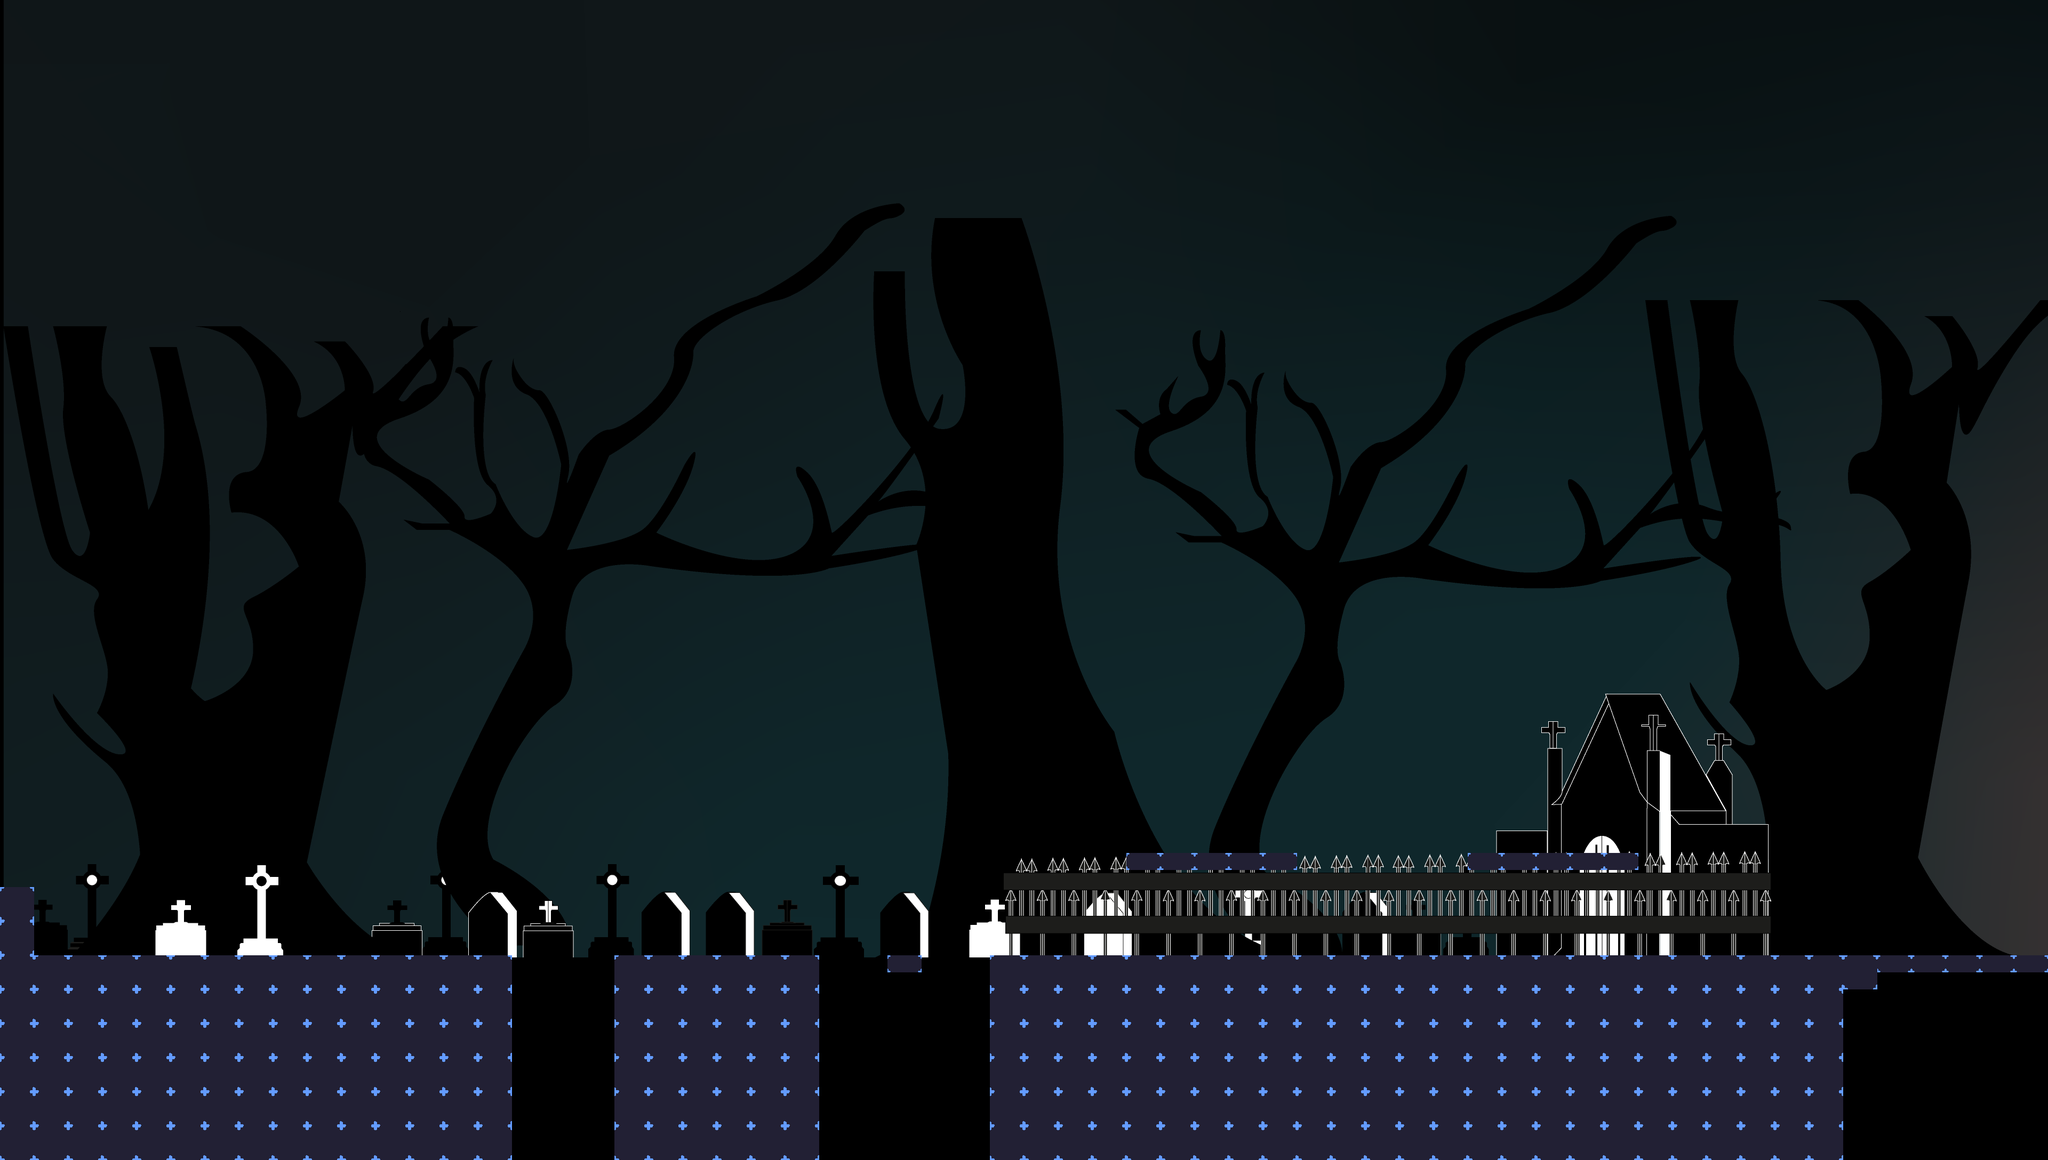

A 2D game scene composited from a Tiled map and its tileset images. What follows is a short description and the map's XML, with every tile layer's data as written:
An orthogonal 60x34 tile map with 64x64 px tiles, 1 tile layer (Block), 1 image layer and 15 objects (3x Ghost, 2x Shooter).

<map version="1.10" tiledversion="1.11.2" orientation="orthogonal" renderorder="right-down" width="60" height="34" tilewidth="64" tileheight="64" infinite="0" nextlayerid="6" nextobjectid="28">
 <editorsettings>
  <export target="mappa.lua" format="lua" />
 </editorsettings>
 <tileset firstgid="1" name="ph_tileset1" tilewidth="64" tileheight="64" tilecount="2" columns="2">
  <image source="ph_tileset1.png" width="128" height="64" />
 </tileset>
 <imagelayer id="5" name="Background" offsetx="6.4" offsety="-364.8">
  <image source="Background/Background_1.png" width="3840" height="2160" />
 </imagelayer>
 <layer id="1" name="Block" width="60" height="34">
  <data encoding="csv">
0,0,0,0,0,0,0,0,0,0,0,0,0,0,0,0,0,0,0,0,0,0,0,0,0,0,0,0,0,0,0,0,0,0,0,0,0,0,0,0,0,0,0,0,0,0,0,0,0,0,0,0,0,0,0,0,0,0,0,0,
0,0,0,0,0,0,0,0,0,0,0,0,0,0,0,0,0,0,0,0,0,0,0,0,0,0,0,0,0,0,0,0,0,0,0,0,0,0,0,0,0,0,0,0,0,0,0,0,0,0,0,0,0,0,0,0,0,0,0,0,
0,0,0,0,0,0,0,0,0,0,0,0,0,0,0,0,0,0,0,0,0,0,0,0,0,0,0,0,0,0,0,0,0,0,0,0,0,0,0,0,0,0,0,0,0,0,0,0,0,0,0,0,0,0,0,0,0,0,0,0,
0,0,0,0,0,0,0,0,0,0,0,0,0,0,0,0,0,0,0,0,0,0,0,0,0,0,0,0,0,0,0,0,0,0,0,0,0,0,0,0,0,0,0,0,0,0,0,0,0,0,0,0,0,0,0,0,0,0,0,0,
0,0,0,0,0,0,0,0,0,0,0,0,0,0,0,0,0,0,0,0,0,0,0,0,0,0,0,0,0,0,0,0,0,0,0,0,0,0,0,0,0,0,0,0,0,0,0,0,0,0,0,0,0,0,0,0,0,0,0,0,
0,0,0,0,0,0,0,0,0,0,0,0,0,0,0,0,0,0,0,0,0,0,0,0,0,0,0,0,0,0,0,0,0,0,0,0,0,0,0,0,0,0,0,0,0,0,0,0,0,0,0,0,0,0,0,0,0,0,0,0,
0,0,0,0,0,0,0,0,0,0,0,0,0,0,0,0,0,0,0,0,0,0,0,0,0,0,0,0,0,0,0,0,0,0,0,0,0,0,0,0,0,0,0,0,0,0,0,0,0,0,0,0,0,0,0,0,0,0,0,0,
0,0,0,0,0,0,0,0,0,0,0,0,0,0,0,0,0,0,0,0,0,0,0,0,0,0,0,0,0,0,0,0,0,0,0,0,0,0,0,0,0,0,0,0,0,0,0,0,0,0,0,0,0,0,0,0,0,0,0,0,
0,0,0,0,0,0,0,0,0,0,0,0,0,0,0,0,0,0,0,0,0,0,0,0,0,0,0,0,0,0,0,0,0,0,0,0,0,0,0,0,0,0,0,0,0,0,0,0,0,0,0,0,0,0,0,0,0,0,0,0,
0,0,0,0,0,0,0,0,0,0,0,0,0,0,0,0,0,0,0,0,0,0,0,0,0,0,0,0,0,0,0,0,0,0,0,0,0,0,0,0,0,0,0,0,0,0,0,0,0,0,0,0,0,0,0,0,0,0,0,0,
0,0,0,0,0,0,0,0,0,0,0,0,0,0,0,0,0,0,0,0,0,0,0,0,0,0,0,0,0,0,0,0,0,0,0,0,0,0,0,0,0,0,0,0,0,0,0,0,0,0,0,0,0,0,0,0,0,0,0,0,
0,0,0,0,0,0,0,0,0,0,0,0,0,0,0,0,0,0,0,0,0,0,0,0,0,0,0,0,0,0,0,0,0,0,0,0,0,0,0,0,0,0,0,0,0,0,0,0,0,0,0,0,0,0,0,0,0,0,0,0,
0,0,0,0,0,0,0,0,0,0,0,0,0,0,0,0,0,0,0,0,0,0,0,0,0,0,0,0,0,0,0,0,0,0,0,0,0,0,0,0,0,0,0,0,0,0,0,0,0,0,0,0,0,0,0,0,0,0,0,0,
0,0,0,0,0,0,0,0,0,0,0,0,0,0,0,0,0,0,0,0,0,0,0,0,0,0,0,0,0,0,0,0,0,0,0,0,0,0,0,0,0,0,0,0,0,0,0,0,0,0,0,0,0,0,0,0,0,0,0,0,
0,0,0,0,0,0,0,0,0,0,0,0,0,0,0,0,0,0,0,0,0,0,0,0,0,0,0,0,0,0,0,0,0,0,0,0,0,0,0,0,0,0,0,0,0,0,0,0,0,0,0,0,0,0,0,0,0,0,0,0,
0,0,0,0,0,0,0,0,0,0,0,0,0,0,0,0,0,0,0,0,0,0,0,0,0,0,0,0,0,0,0,0,0,0,0,0,0,0,0,0,0,0,0,0,0,0,0,0,0,0,0,0,0,0,0,0,0,0,0,0,
0,0,0,0,0,0,0,0,0,0,0,0,0,0,0,0,0,0,0,0,0,0,0,0,0,0,0,0,0,0,0,0,0,0,0,0,0,0,0,0,0,0,0,0,0,0,0,0,0,0,0,0,0,0,0,0,0,0,0,0,
0,0,0,0,0,0,0,0,0,0,0,0,0,0,0,0,0,0,0,0,0,0,0,0,0,0,0,0,0,0,0,0,0,0,0,0,0,0,0,0,0,0,0,0,0,0,0,0,0,0,0,0,0,0,0,0,0,0,0,0,
0,0,0,0,0,0,0,0,0,0,0,0,0,0,0,0,0,0,0,0,0,0,0,0,0,0,0,0,0,0,0,0,0,0,0,0,0,0,0,0,0,0,0,0,0,0,0,0,0,0,0,0,0,0,0,0,0,0,0,0,
0,0,0,0,0,0,0,0,0,0,0,0,0,0,0,0,0,0,0,0,0,0,0,0,0,0,0,0,0,0,0,0,0,0,0,0,0,0,0,0,0,0,0,0,0,0,0,0,0,0,0,0,0,0,0,0,0,0,0,0,
0,0,0,0,0,0,0,0,0,0,0,0,0,0,0,0,0,0,0,0,0,0,0,0,0,0,0,0,0,0,0,0,0,0,0,0,0,0,0,0,0,0,0,0,0,0,0,0,0,0,0,0,0,0,0,0,0,0,0,0,
0,0,0,0,0,0,0,0,0,0,0,0,0,0,0,0,0,0,0,0,0,0,0,0,0,0,0,0,0,0,0,0,0,0,0,0,0,0,0,0,0,0,0,0,0,0,0,0,0,0,0,0,0,0,0,0,0,0,0,0,
0,0,0,0,0,0,0,0,0,0,0,0,0,0,0,0,0,0,0,0,0,0,0,0,0,0,0,0,0,0,0,0,0,0,0,0,0,0,0,0,0,0,0,0,0,0,0,0,0,0,0,0,0,0,0,0,0,0,0,0,
0,0,0,0,0,0,0,0,0,0,0,0,0,0,0,0,0,0,0,0,0,0,0,0,0,0,0,0,0,0,0,0,0,0,0,0,0,0,0,0,0,0,0,0,0,0,0,0,0,0,0,0,0,0,0,0,0,0,0,0,
0,0,0,0,0,0,0,0,0,0,0,0,0,0,0,0,0,0,0,0,0,0,0,0,0,0,0,0,0,0,0,0,0,0,0,0,0,0,0,0,0,0,0,0,0,0,0,0,0,0,0,0,0,0,0,0,0,0,0,0,
0,0,0,0,0,0,0,0,0,0,0,0,0,0,0,0,0,0,0,0,0,0,0,0,0,0,0,0,0,0,0,0,0,1,1,1,1,1,0,0,0,0,0,1,1,1,1,1,0,0,0,0,0,0,0,0,0,0,0,0,
2,0,0,0,0,0,0,0,0,0,0,0,0,0,0,0,0,0,0,0,0,0,0,0,0,0,0,0,0,0,0,0,0,0,0,0,0,0,0,0,0,0,0,0,0,0,0,0,0,0,0,0,0,0,0,0,0,0,0,0,
2,0,0,0,0,0,0,0,0,0,0,0,0,0,0,0,0,0,0,0,0,0,0,0,0,0,0,0,0,0,0,0,0,0,0,0,0,0,0,0,0,0,0,0,0,0,0,0,0,0,0,0,0,0,0,0,0,0,0,0,
2,2,2,2,2,2,2,2,2,2,2,2,2,2,2,0,0,0,2,2,2,2,2,2,0,0,1,0,0,2,2,2,2,2,2,2,2,2,2,2,2,2,2,2,2,2,2,2,2,2,2,2,2,2,2,1,1,1,1,1,
2,2,2,2,2,2,2,2,2,2,2,2,2,2,2,0,0,0,2,2,2,2,2,2,0,0,0,0,0,2,2,2,2,2,2,2,2,2,2,2,2,2,2,2,2,2,2,2,2,2,2,2,2,2,0,0,0,0,0,0,
2,2,2,2,2,2,2,2,2,2,2,2,2,2,2,0,0,0,2,2,2,2,2,2,0,0,0,0,0,2,2,2,2,2,2,2,2,2,2,2,2,2,2,2,2,2,2,2,2,2,2,2,2,2,0,0,0,0,0,0,
2,2,2,2,2,2,2,2,2,2,2,2,2,2,2,0,0,0,2,2,2,2,2,2,0,0,0,0,0,2,2,2,2,2,2,2,2,2,2,2,2,2,2,2,2,2,2,2,2,2,2,2,2,2,0,0,0,0,0,0,
2,2,2,2,2,2,2,2,2,2,2,2,2,2,2,0,0,0,2,2,2,2,2,2,0,0,0,0,0,2,2,2,2,2,2,2,2,2,2,2,2,2,2,2,2,2,2,2,2,2,2,2,2,2,0,0,0,0,0,0,
2,2,2,2,2,2,2,2,2,2,2,2,2,2,2,0,0,0,2,2,2,2,2,2,0,0,0,0,0,2,2,2,2,2,2,2,2,2,2,2,2,2,2,2,2,2,2,2,2,2,2,2,2,2,0,0,0,0,0,0
</data>
 </layer>
 <objectgroup id="2" name="Platform">
  <object id="1" x="0" y="1664" width="64" height="128" />
  <object id="2" x="0" y="1792" width="960" height="384" />
  <object id="3" x="1152" y="1792" width="384" height="384" />
  <object id="5" x="1856" y="1792" width="1600" height="384" />
  <object id="6" x="3456" y="1792" width="64" height="64" />
  <object id="8" x="1664" y="1792" width="64" height="32" />
  <object id="9" x="2112" y="1600" width="320" height="32" />
  <object id="10" x="2752" y="1600" width="320" height="32" />
  <object id="11" x="3520" y="1792" width="320" height="32" />
 </objectgroup>
 <objectgroup id="3" name="PlayerSpawn">
  <object id="12" x="6.4" y="1452.8" width="51.2" height="192" />
 </objectgroup>
 <objectgroup id="4" name="EnemySpawn">
  <object id="19" name="Shooter" x="2208" y="1369.6" width="134.4" height="224" />
  <object id="20" name="Shooter" x="2854.4" y="1369.6" width="128" height="224" />
  <object id="21" name="Ghost" x="1280" y="1580.8" width="140.8" height="198.4" />
  <object id="22" name="Ghost" x="3564.8" y="1587.2" width="134.4" height="198.4" />
  <object id="23" name="Ghost" x="537.6" y="1574.4" width="115.2" height="204.8" />
 </objectgroup>
</map>
